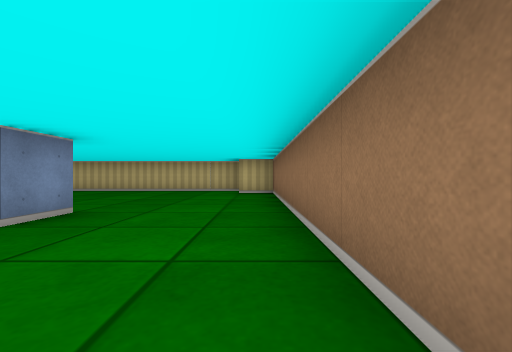
view 1 (above)

12 first-person views from a walk through a cub3D ray-caster map. The camera is about half as high as the walls, looks level and sees 90° across. The floor is counted in squares. Each view is taken from the middle of a square. On the plan, view 1 faces up. The plan holds only what a view shows up to about 9 squares ahead; the rest is blank. The place goes on beyond the plan.

view 2
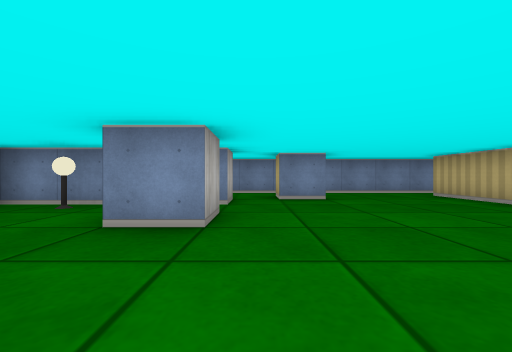

view 3
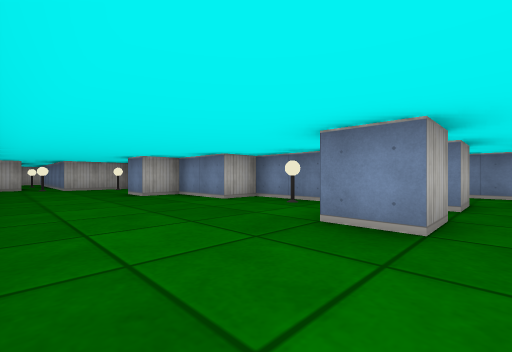

view 4
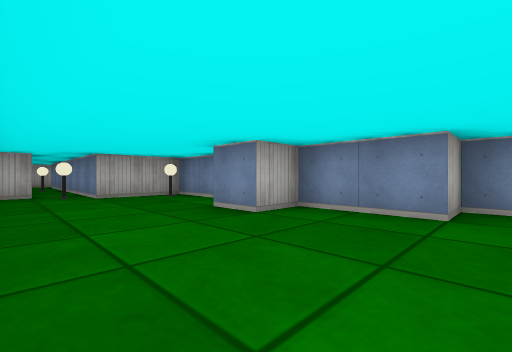

view 5
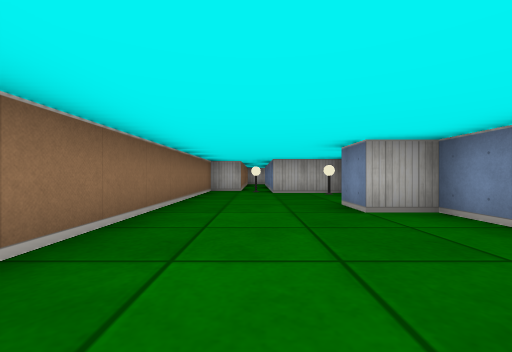

view 6
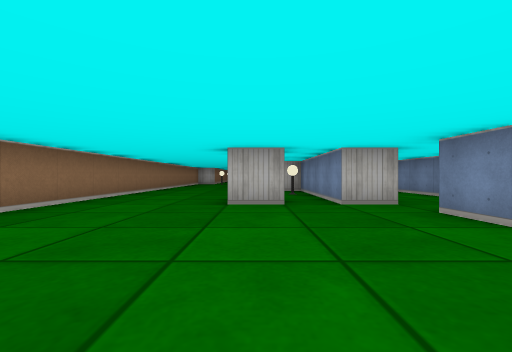

view 7
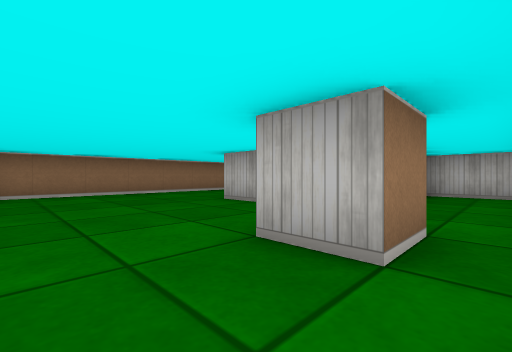

view 8
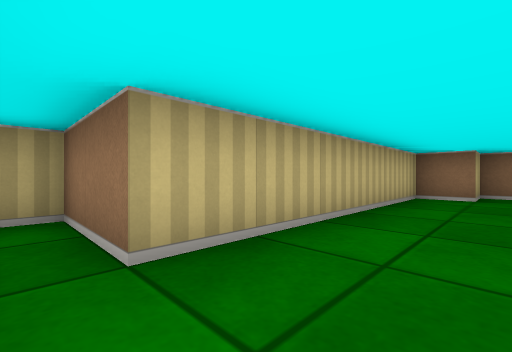

view 9
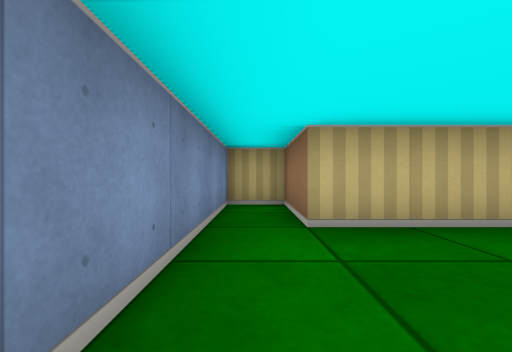

view 10
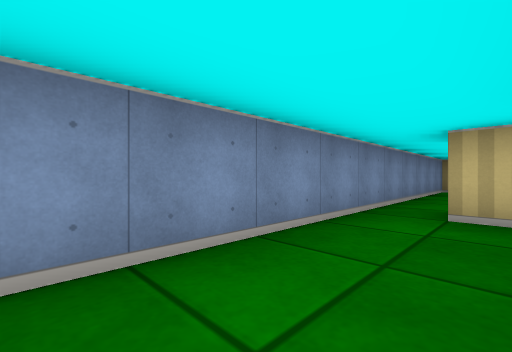

view 11
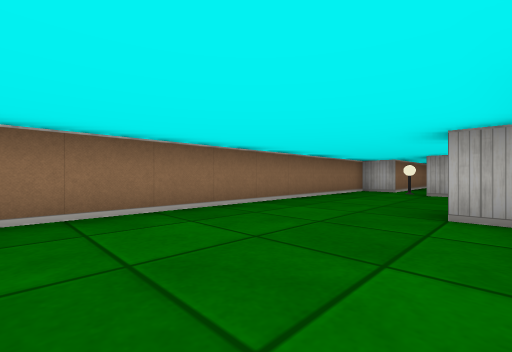

view 12
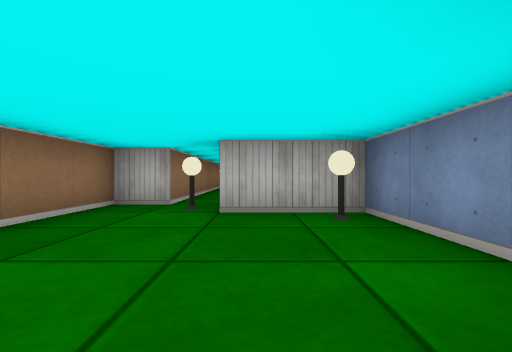

### Floor plan
Points are (right, up) in squares from view 1. A wall is a line through its corners. A room is listed if a view was taken in it or the views show most of it. See-through windows are left out.
Room 1 (views 1, 2, 3, 4, 5, 6, 7, 8, 9, 10, 11, 12)
walls: (-3.6, 3.5) (-2.5, 3.5) (-2.5, 2.5); (-5.6, 3.5) (-4.5, 3.5) (-4.5, -0.5) (-3.5, -0.5) (-3.5, -2.5) (-2.5, -2.5) (-2.5, -3.5); (-5.5, 4.5) (-6.5, 4.5) (-6.5, 5.5) (-5.5, 5.5) (-5.5, 4.5); (-7, -0.5) (-5.5, -0.5); (-3.5, -4.5) (-3.5, -6.5) (-1.5, -6.5) (-1.5, -8.5); (-0.5, -7.5) (0.5, -7.5) (0.5, 7.5) (-0.5, 7.5) (-0.5, 8.5) (-6.5, 8.5) (-6.5, 10.5) (-7.5, 10.5) (-7.5, -0.1)
objects: lamp (-4, 1); lamp (-3, -6); lamp (-1, -7)

Where each view was taken, in squares from view 1:
view 1: 0 up, 0 right, facing up
view 2: 4 up, 0 right, facing left
view 3: 4 up, 0 right, facing down-left
view 4: 0 up, 0 right, facing down-left
view 5: 1 up, 1 left, facing down
view 6: 8 up, 3 left, facing down
view 7: 7 up, 7 left, facing down-right
view 8: 7 up, 7 left, facing up-right
view 9: 6 up, 7 left, facing up
view 10: 1 up, 6 left, facing up-left
view 11: 1 up, 3 left, facing down-right
view 12: 3 down, 2 left, facing down
